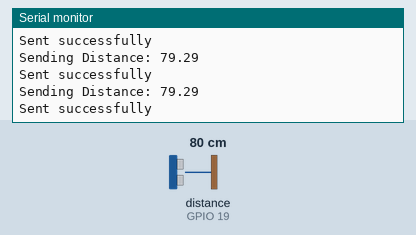
A sketch run on a simulated ESP32. Shown: the last lines printed to the serial monitor. Wiring (inferred from the names in the program): ultrasonic range finder: trigger GPIO 17; echo GPIO 19. Inputs (shaded band) come from the test bench; at power-on: distance to the obstacle (sensor on GPIO 19) 80 cm. The echo pulse lasts 58.3 µs per cm.

Above: at 1.3 s.
1.4 s: distance to the obstacle (sensor on GPIO 19) set to 2 cm
At 1.9 s:
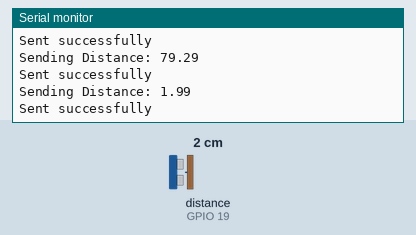
2.9 s: distance to the obstacle (sensor on GPIO 19) set to 4 cm
At 3.4 s:
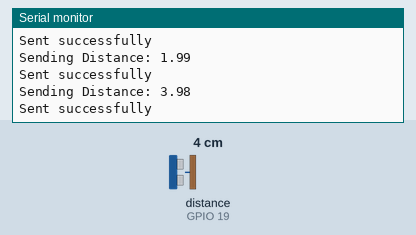
Timing chart, 0 to 5.9 s (numbered marks = the images above; inputs shaded):
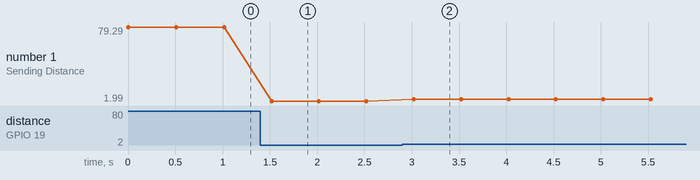

Measured:
- after the input at 1.4 s, the serial monitor: prints a new line after 0.12 s (image 1)
- after the input at 2.9 s, the serial monitor: prints a new line after 0.12 s (image 2)
- plotted number 1: 79.29 → 1.99 after the input at 1.4 s, 1.99 → 3.98 after the input at 2.9 s

The sketch:

sender.ino
```cpp
#include <esp_now.h>
#include <WiFi.h>

#define TRIG_PIN 17 // Ultrasonic sensor TRIG pin
#define ECHO_PIN 19 // Ultrasonic sensor ECHO pin

uint8_t receiverMac[] = {0xC0, 0x5D, 0x89, 0xB1, 0x03, 0x48}; // Receiver's MAC address

float measureDistance() {
    digitalWrite(TRIG_PIN, LOW);
    delayMicroseconds(2);
    digitalWrite(TRIG_PIN, HIGH);
    delayMicroseconds(10);
    digitalWrite(TRIG_PIN, LOW);

    long duration = pulseIn(ECHO_PIN, HIGH); // Measure the time for echo
    float distance = duration * 0.034 / 2;   // Convert to cm
    return (distance > 0) ? distance : -1.0; // Return -1.0 if invalid
}

void setup() {
    Serial.begin(115200);
    pinMode(TRIG_PIN, OUTPUT);
    pinMode(ECHO_PIN, INPUT);

    WiFi.mode(WIFI_STA); // Set Wi-Fi to station mode

    if (esp_now_init() != ESP_OK) {
        Serial.println("Error initializing ESP-NOW");
        return;
    }

    esp_now_peer_info_t peerInfo;
    memcpy(peerInfo.peer_addr, receiverMac, 6);
    peerInfo.channel = 0;
    peerInfo.encrypt = false;

    if (esp_now_add_peer(&peerInfo) != ESP_OK) {
        Serial.println("Failed to add peer");
        return;
    }
}

void loop() {
    float distance = measureDistance();
    Serial.print("Sending Distance: ");
    Serial.println(distance);

    // Send distance as a float
    esp_err_t result = esp_now_send(receiverMac, (uint8_t *)&distance, sizeof(distance));

    if (result == ESP_OK) {
        Serial.println("Sent successfully");
    } else {
        Serial.println("Error sending the data");
    }

    delay(500); // Wait 500ms before sending again
}
```
